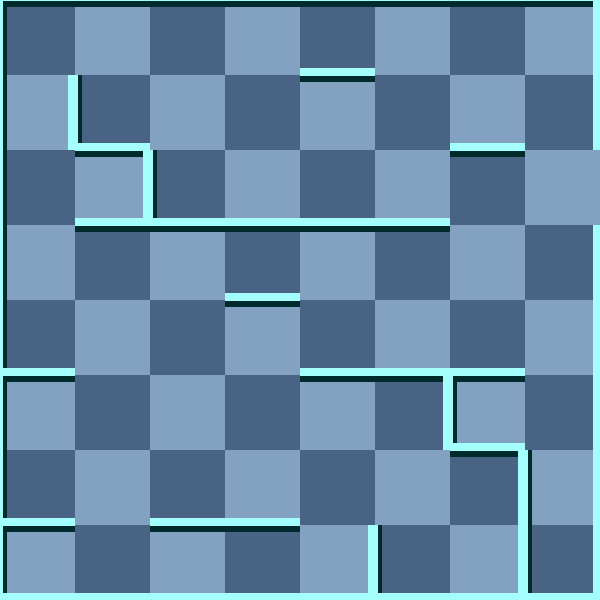

Tiled map render using the project's own tile images. Description and the map definition, with tile-layer contents summarised, below:
An orthogonal 8x8 tile map with 75x75 px tiles, 2 tile layers (background, 块层 1) and 6 objects (2x RedMummy, Exit, Player, Door, Key).

<map version="1.0" orientation="orthogonal" width="8" height="8" tilewidth="75" tileheight="75">
 <tileset firstgid="1" name="wall" tilewidth="75" tileheight="75">
  <image source="gfx/wall.png" width="300" height="375" />
  <tile id="0">
   <properties>
    <property name="ValOfWall" value="0" />
   </properties>
  </tile>
  <tile id="1">
   <properties>
    <property name="ValOfWall" value="1" />
   </properties>
  </tile>
  <tile id="2">
   <properties>
    <property name="ValOfWall" value="2" />
   </properties>
  </tile>
  <tile id="3">
   <properties>
    <property name="ValOfWall" value="3" />
   </properties>
  </tile>
  <tile id="4">
   <properties>
    <property name="ValOfWall" value="4" />
   </properties>
  </tile>
  <tile id="5">
   <properties>
    <property name="ValOfWall" value="5" />
   </properties>
  </tile>
  <tile id="6">
   <properties>
    <property name="ValOfWall" value="6" />
   </properties>
  </tile>
  <tile id="7">
   <properties>
    <property name="ValOfWall" value="7" />
   </properties>
  </tile>
  <tile id="8">
   <properties>
    <property name="ValOfWall" value="8" />
   </properties>
  </tile>
  <tile id="9">
   <properties>
    <property name="ValOfWall" value="9" />
   </properties>
  </tile>
  <tile id="10">
   <properties>
    <property name="ValOfWall" value="10" />
   </properties>
  </tile>
  <tile id="11">
   <properties>
    <property name="ValOfWall" value="11" />
   </properties>
  </tile>
  <tile id="12">
   <properties>
    <property name="ValOfWall" value="12" />
   </properties>
  </tile>
  <tile id="13">
   <properties>
    <property name="ValOfWall" value="13" />
   </properties>
  </tile>
  <tile id="14">
   <properties>
    <property name="ValOfWall" value="14" />
   </properties>
  </tile>
  <tile id="15">
   <properties>
    <property name="ValOfWall" value="15" />
   </properties>
  </tile>
  <tile id="18">
   <properties>
    <property name="ValOfWall" value="-1" />
   </properties>
  </tile>
 </tileset>
 <layer name="background" width="8" height="8">
  <data>[64 cells, 64 non-empty, 2 distinct tile ids]</data>
 </layer>
 <layer name="块层 1" width="8" height="8">
  <data>[64 cells, 64 non-empty, 14 distinct tile ids]</data>
 </layer>
 <objectgroup name="对象层 1" width="8" height="8">
  <object name="Exit" x="600" y="150" />
  <object name="Player" x="375" y="300">
   <properties>
    <property name="value" value="1" />
   </properties>
  </object>
  <object name="Door" x="300" y="150">
   <properties>
    <property name="direction" value="2" />
    <property name="value" value="15" />
   </properties>
  </object>
  <object name="RedMummy" x="375" y="0">
   <properties>
    <property name="value" value="21" />
   </properties>
  </object>
  <object name="RedMummy" x="225" y="0">
   <properties>
    <property name="value" value="25" />
   </properties>
  </object>
  <object name="Key" x="150" y="75">
   <properties>
    <property name="value" value="12" />
   </properties>
  </object>
 </objectgroup>
</map>
